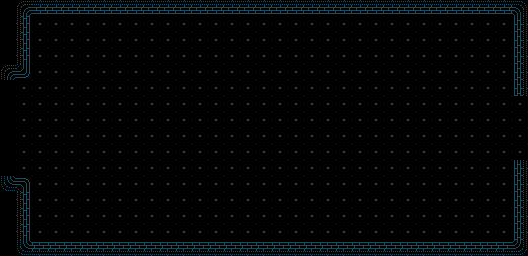

A level layout from a 2D game, rendered from its tile map. Below: a short description, then the map file with its tile-grid data intact:
An orthogonal 33x16 tile map with 16x16 px tiles, 2 tile layers (Floor, Walls), 2 tilesets and 5 objects (T_Nest, T_Chapel, S_Nest, S_Chapel).

<map version="1.5" tiledversion="1.7.2" orientation="orthogonal" renderorder="right-down" width="33" height="16" tilewidth="16" tileheight="16" infinite="0" backgroundcolor="#000000" nextlayerid="7" nextobjectid="7">
 <tileset firstgid="1" source="../../Floor.tsx" />
 <tileset firstgid="129" source="Sprites.tsx" />
 <layer id="1" name="Floor" width="33" height="16">
  <data encoding="csv">
0,1,1,1,1,1,1,1,1,1,1,1,1,1,1,1,1,1,1,1,1,1,1,1,1,1,1,1,1,1,1,1,1,
0,1,1,1,1,1,1,1,1,1,1,1,1,1,1,1,1,1,1,1,1,1,1,1,1,1,1,1,1,1,1,1,1,
0,1,1,1,1,1,1,1,1,1,1,1,1,1,1,1,1,1,1,1,1,1,1,1,1,1,1,1,1,1,1,1,1,
0,1,1,1,1,1,1,1,1,1,1,1,1,1,1,1,1,1,1,1,1,1,1,1,1,1,1,1,1,1,1,1,1,
0,1,1,1,1,1,1,1,1,1,1,1,1,1,1,1,1,1,1,1,1,1,1,1,1,1,1,1,1,1,1,1,1,
0,1,1,1,1,1,1,1,1,1,1,1,1,1,1,1,1,1,1,1,1,1,1,1,1,1,1,1,1,1,1,1,1,
0,1,1,1,1,1,1,1,1,1,1,1,1,1,1,1,1,1,1,1,1,1,1,1,1,1,1,1,1,1,1,1,1,
0,1,1,1,1,1,1,1,1,1,1,1,1,1,1,1,1,1,1,1,1,1,1,1,1,1,1,1,1,1,1,1,1,
0,1,1,1,1,1,1,1,1,1,1,1,1,1,1,1,1,1,1,1,1,1,1,1,1,1,1,1,1,1,1,1,1,
0,1,1,1,1,1,1,1,1,1,1,1,1,1,1,1,1,1,1,1,1,1,1,1,1,1,1,1,1,1,1,1,1,
0,1,1,1,1,1,1,1,1,1,1,1,1,1,1,1,1,1,1,1,1,1,1,1,1,1,1,1,1,1,1,1,1,
0,1,1,1,1,1,1,1,1,1,1,1,1,1,1,1,1,1,1,1,1,1,1,1,1,1,1,1,1,1,1,1,1,
0,1,1,1,1,1,1,1,1,1,1,1,1,1,1,1,1,1,1,1,1,1,1,1,1,1,1,1,1,1,1,1,1,
0,1,1,1,1,1,1,1,1,1,1,1,1,1,1,1,1,1,1,1,1,1,1,1,1,1,1,1,1,1,1,1,1,
0,1,1,1,1,1,1,1,1,1,1,1,1,1,1,1,1,1,1,1,1,1,1,1,1,1,1,1,1,1,1,1,1,
0,1,1,1,1,1,1,1,1,1,1,1,1,1,1,1,1,1,1,1,1,1,1,1,1,1,1,1,1,1,1,1,1
</data>
 </layer>
 <layer id="2" name="Walls" width="33" height="16">
  <data encoding="csv">
0,50,21,21,21,21,21,21,21,21,21,21,21,21,21,21,21,21,21,21,21,21,21,21,21,21,21,21,21,21,21,21,49,
0,35,0,0,0,0,0,0,0,0,0,0,0,0,0,0,0,0,0,0,0,0,0,0,0,0,0,0,0,0,0,0,34,
0,35,0,0,0,0,0,0,0,0,0,0,0,0,0,0,0,0,0,0,0,0,0,0,0,0,0,0,0,0,0,0,34,
0,35,0,0,0,0,0,0,0,0,0,0,0,0,0,0,0,0,0,0,0,0,0,0,0,0,0,0,0,0,0,0,34,
50,76,0,0,0,0,0,0,0,0,0,0,0,0,0,0,0,0,0,0,0,0,0,0,0,0,0,0,0,0,0,0,34,
0,0,0,0,0,0,0,0,0,0,0,0,0,0,0,0,0,0,0,0,0,0,0,0,0,0,0,0,0,0,0,0,34,
0,0,0,0,0,0,0,0,0,0,0,0,0,0,0,0,0,0,0,0,0,0,0,0,0,0,0,0,0,0,0,0,0,
0,0,0,0,0,0,0,0,0,0,0,0,0,0,0,0,0,0,0,0,0,0,0,0,0,0,0,0,0,0,0,0,0,
0,0,0,0,0,0,0,0,0,0,0,0,0,0,0,0,0,0,0,0,0,0,0,0,0,0,0,0,0,0,0,0,0,
0,0,0,0,0,0,0,0,0,0,0,0,0,0,0,0,0,0,0,0,0,0,0,0,0,0,0,0,0,0,0,0,0,
0,0,0,0,0,0,0,0,0,0,0,0,0,0,0,0,0,0,0,0,0,0,0,0,0,0,0,0,0,0,0,0,34,
37,60,0,0,0,0,0,0,0,0,0,0,0,0,0,0,0,0,0,0,0,0,0,0,0,0,0,0,0,0,0,0,34,
0,35,0,0,0,0,0,0,0,0,0,0,0,0,0,0,0,0,0,0,0,0,0,0,0,0,0,0,0,0,0,0,34,
0,35,0,0,0,0,0,0,0,0,0,0,0,0,0,0,0,0,0,0,0,0,0,0,0,0,0,0,0,0,0,0,34,
0,35,0,0,0,0,0,0,0,0,0,0,0,0,0,0,0,0,0,0,0,0,0,0,0,0,0,0,0,0,0,0,34,
0,37,33,33,33,33,33,33,33,33,33,33,33,33,33,33,33,33,33,33,33,33,33,33,33,33,33,33,33,33,33,33,36
</data>
 </layer>
 <objectgroup id="4" name="Objects">
  <object id="6" template="../../Object.tx" gid="131" x="-9" y="128" width="96" height="50" rotation="-90" />
 </objectgroup>
 <objectgroup id="6" name="Transitions">
  <object id="1" name="T_Nest" x="16" y="80" width="16" height="96" />
  <object id="3" name="T_Chapel" x="512" y="96" width="16" height="64" />
  <object id="4" name="S_Nest" x="56" y="128">
   <point />
  </object>
  <object id="5" name="S_Chapel" x="488" y="128">
   <point />
  </object>
 </objectgroup>
</map>